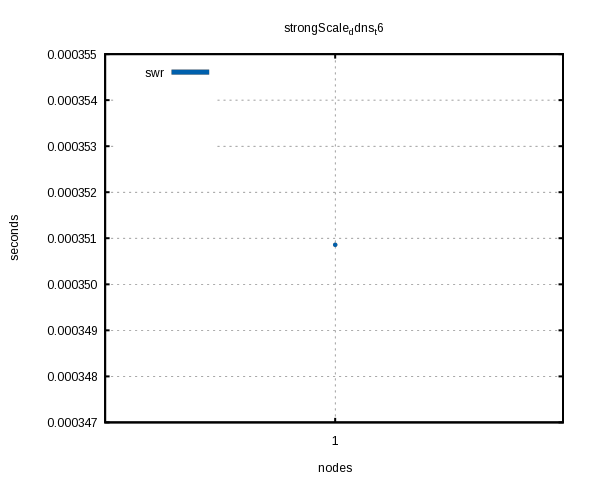

This figure's gnuplot source:
#graph strongScale_ddns_t6
set terminal svg
set output '/work/01891/adb/maverick/svb_adb/benchmarks/graphs/strongScale_ddns_t6.svg'
set size 0.98,1.0
set datafile missing 'none'
set logscale x
set xtics (1,2,4,8,16,32)
set key top left
set tics scale 0.5
set border linewidth 2
set style line 1 lc rgb '#0060ad' linetype 1 linewidth 5
set style line 2 lc rgb '#888888' linetype 1 linewidth 5
set style line 3 lc rgb '#ffb428' linetype 1 linewidth 5
set style line 4 lc rgb '#28b4ff' linetype 1 linewidth 5
set style line 5 lc rgb '#333333' linetype 1 linewidth 5
set style line 6 lc rgb '#ad6000' linetype 1 linewidth 5
set style line 10 lc rgb '#ff2068' linetype 1 linewidth 5
set style line 20 lc rgb '#ff8888' linetype 1 linewidth 5
set style line 30 lc rgb '#ff8104' linetype 1 linewidth 5
set style line 40 lc rgb '#ff81aa' linetype 1 linewidth 5
set style line 50 lc rgb '#ff3333' linetype 1 linewidth 5
set style line 60 lc rgb '#adff00' linetype 1 linewidth 5
set xlabel 'nodes'
set ylabel 'seconds'
set title 'strongScale_ddns_t6'
set grid lc rgb '#aaaaaa'
set pointsize 0.5
plot '/work/01891/adb/maverick/svb_adb/benchmarks/graphs/strongScale_ddns_t6.gnuplot.swr.part' using 1:6 notitle with points pointtype 7 linecolor rgb '#0060ad', '/work/01891/adb/maverick/svb_adb/benchmarks/graphs/strongScale_ddns_t6.gnuplot.swr.part' using 1:6 title 'swr' with lines linestyle 1 , '/work/01891/adb/maverick/svb_adb/benchmarks/graphs/strongScale_ddns_t6.gnuplot.gpu.part' using 1:6 notitle with points pointtype 7 linecolor rgb '#888888', '/work/01891/adb/maverick/svb_adb/benchmarks/graphs/strongScale_ddns_t6.gnuplot.gpu.part' using 1:6 title 'gpu' with lines linestyle 2 , '/work/01891/adb/maverick/svb_adb/benchmarks/graphs/strongScale_ddns_t6.gnuplot.gluray.part' using 1:6 notitle with points pointtype 7 linecolor rgb '#ffb428', '/work/01891/adb/maverick/svb_adb/benchmarks/graphs/strongScale_ddns_t6.gnuplot.gluray.part' using 1:6 title 'gluray' with lines linestyle 3 , '/work/01891/adb/maverick/svb_adb/benchmarks/graphs/strongScale_ddns_t6.gnuplot.ospray.part' using 1:6 notitle with points pointtype 7 linecolor rgb '#28b4ff', '/work/01891/adb/maverick/svb_adb/benchmarks/graphs/strongScale_ddns_t6.gnuplot.ospray.part' using 1:6 title 'ospray' with lines linestyle 4 , '/work/01891/adb/maverick/svb_adb/benchmarks/graphs/strongScale_ddns_t6.gnuplot.vbo.part' using 1:6 notitle with points pointtype 7 linecolor rgb '#333333', '/work/01891/adb/maverick/svb_adb/benchmarks/graphs/strongScale_ddns_t6.gnuplot.vbo.part' using 1:6 title 'vbo' with lines linestyle 5 
